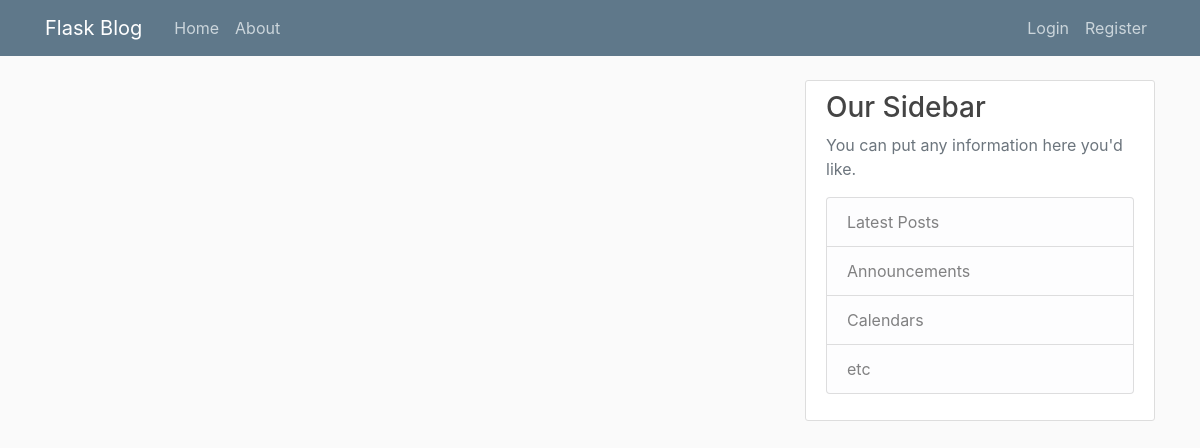
Page /home on the earlier database version.
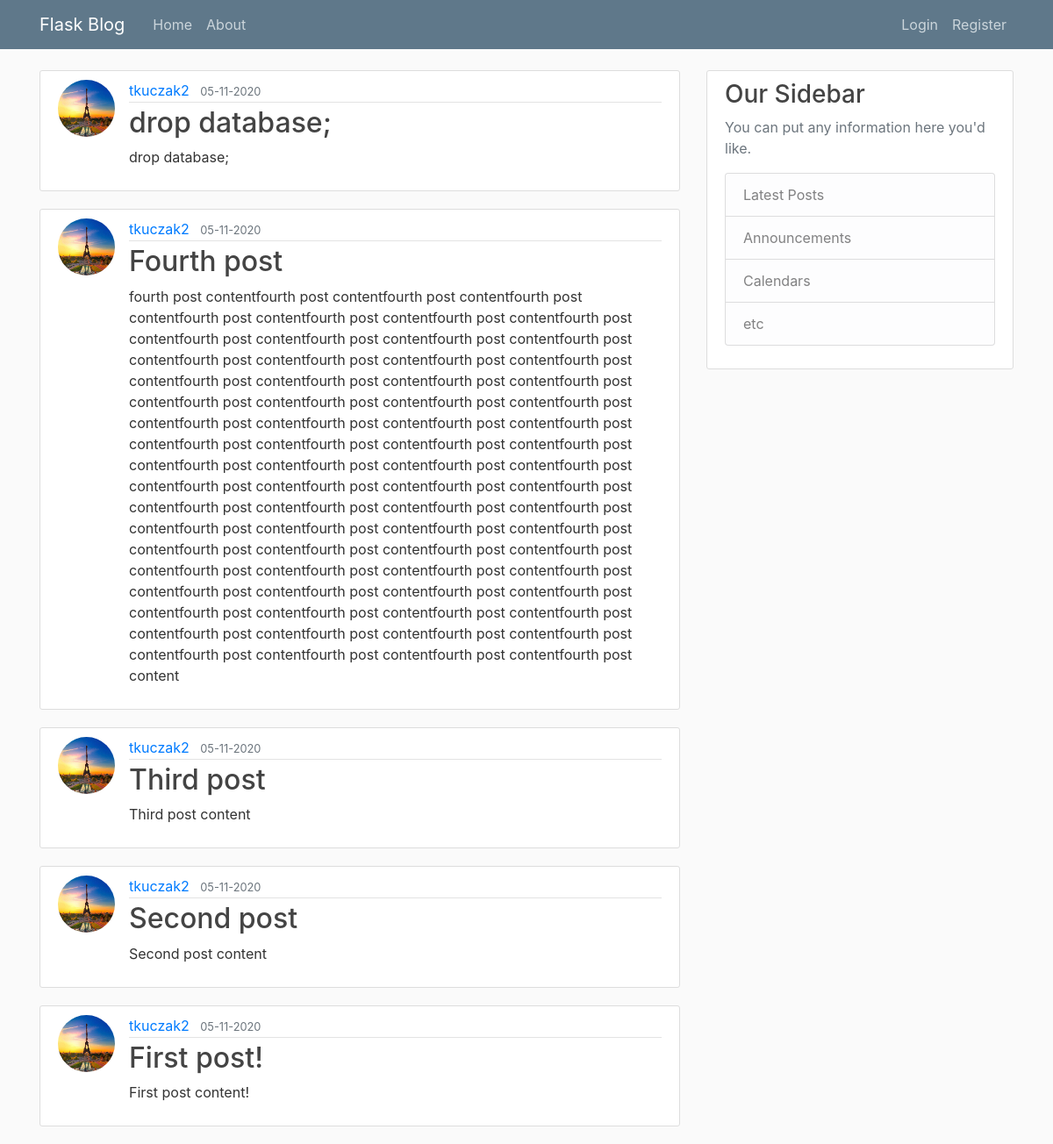
Same page on the later database version.
### blog/models.py (models this page shows, shortened)
class Post(db.Model):
    id = db.Column(db.Integer, primary_key=True)
    author_id = db.Column(db.Integer, db.ForeignKey('user.id'), nullable=False)
    title = db.Column(db.String(128),nullable=False)
    content = db.Column(db.Text, nullable=False)
    date_posted = db.Column(db.DateTime, nullable=False, default = datetime.now)

class User(db.Model, UserMixin):
    id = db.Column(db.Integer, primary_key=True)
    username = db.Column(db.String(20), unique=True, nullable=False)
    email = db.Column(db.String(128), unique=True, nullable=False)
    image_file = db.Column(db.String(20), nullable=False, default='default.jpg')
    password = db.Column(db.String(60), nullable=False)
    posts = db.relationship('Post', backref='author', lazy=True)

### blog/routes.py (the view)
@app.route("/")
@app.route("/home")
def home():
    posts = Post.query.order_by(Post.date_posted.desc())
    return render_template('home.html', posts = posts)

### blog/templates/home.html
{% extends "layout.html" %}
{% block content %}
    {% for post in posts %}
        <article class="media content-section">
            <img class="rounded-circle article-img" src="{{ url_for('static', filename = 'profile_pics/' + post.author.image_file) }}">
            <div class="media-body">
                <div class="article-metadata">
                    <a class="mr-2" href="#">{{ post.author.username }}</a>
                    <small class="text-muted">{{ post.date_posted.strftime('%d-%m-%Y') }}</small>
                </div>
            <h2><a class="article-title" href="{{ url_for('post', post_id=post.id) }}">{{ post.title }}</a></h2>
            <p class="article-content">{{ post.content }}</p>
          </div>
        </article>
    {% endfor %}
{% endblock content %}

### blog/templates/layout.html (shortened to what this page needs)
<!DOCTYPE html>
<html lang="en">
<head>
    <link rel="stylesheet" href="https://cdn.jsdelivr.net/npm/bootstrap@4.5.3/dist/css/bootstrap.min.css">
    <link rel="stylesheet" type="text/css" href="{{ url_for('static', filename='main.css') }}">
</head>
<body>
    <header class="site-header">
        <nav class="navbar navbar-expand-md navbar-dark bg-steel fixed-top">
            <div class="container">
                <a class="navbar-brand mr-4" href="/">Flask Blog</a>
                <div class="collapse navbar-collapse" id="navbarToggle">
                    <div class="navbar-nav mr-auto">
                        <a class="nav-item nav-link" href="{{ url_for('home') }}">Home</a>
                        <a class="nav-item nav-link" href="{{ url_for('about') }}">About</a>
                    </div>
                    <div class="navbar-nav">
                        {% if current_user.is_authenticated %}
                        <a class="nav-item nav-link" href="{{ url_for('new_post') }}">New Post</a>
                            <a class="nav-item nav-link" href="{{ url_for('account') }}">Account</a>
                            <a class="nav-item nav-link" href="{{ url_for('logout') }}">Logout</a>
                        {% else %}
                            <a class="nav-item nav-link" href="{{ url_for('login') }}">Login</a>
                            <a class="nav-item nav-link" href="{{ url_for('register') }}">Register</a>
                        {% endif %}
                    </div>
                </div>
            </div>
        </nav>
    </header>
    <main role="main" class="container">
        <div class="row">
          <div class="col-md-8">
            {% block content %}{% endblock %}
          </div>
          <div class="col-md-4">
            <div class="content-section">
              <h3>Our Sidebar</h3>
              <p class='text-muted'>You can put any information here you'd like.
                <ul class="list-group">
                  <li class="list-group-item list-group-item-light">Latest Posts</li>
                  <li class="list-group-item list-group-item-light">Announcements</li>
                  <li class="list-group-item list-group-item-light">Calendars</li>
                  <li class="list-group-item list-group-item-light">etc</li>
                </ul>
              </p>
            </div>
          </div>
        </div>
      </main>
</body>
</html>

### blog/static/main.css (style rules this page uses)
body { background: #fafafa; color: #333333; margin-top: 5rem; }
h1, h2, h3, h4, h5, h6 { color: #444444; }
.bg-steel { background-color: #5f788a; }
.site-header .navbar-nav .nav-link { color: #cbd5db; }
.content-section { background: #ffffff; padding: 10px 20px; border: 1px solid #dddddd; border-radius: 3px; margin-bottom: 20px; }
.article-title { color: #444444; }
.article-content { white-space: pre-line; }
.article-img { height: 65px; width: 65px; margin-right: 16px; }
.article-metadata { padding-bottom: 1px; margin-bottom: 4px; border-bottom: 1px solid #e3e3e3 }

Differences in the rows shown:
added Post: image_file (picture), author.username "tkuczak2", date_posted "05-11-2020", title "drop database;", content "drop database;"
added Post: image_file (picture), author.username "tkuczak2", date_posted "05-11-2020", title "Fourth post", content "fourth post contentfourth post contentfourth post contentfourth post contentfourth post contentfourth post contentfourth post contentfourth post contentfourth post contentfourth post contentfourth post contentfourth post contentfourth post contentfourth post contentfourth post contentfourth post contentfourth post contentfourth post contentfourth post contentfourth post contentfourth post contentfourth post contentfourth post contentfourth post contentfourth post contentfourth post contentfourth post contentfourth post contentfourth post contentfourth post contentfourth post contentfourth post contentfourth post contentfourth post contentfourth post contentfourth post contentfourth post…"
added Post: image_file (picture), author.username "tkuczak2", date_posted "05-11-2020", title "Third post", content "Third post content"
added Post: image_file (picture), author.username "tkuczak2", date_posted "05-11-2020", title "Second post", content "Second post content"
added Post: image_file (picture), author.username "tkuczak2", date_posted "05-11-2020", title "First post!", content "First post content!"
